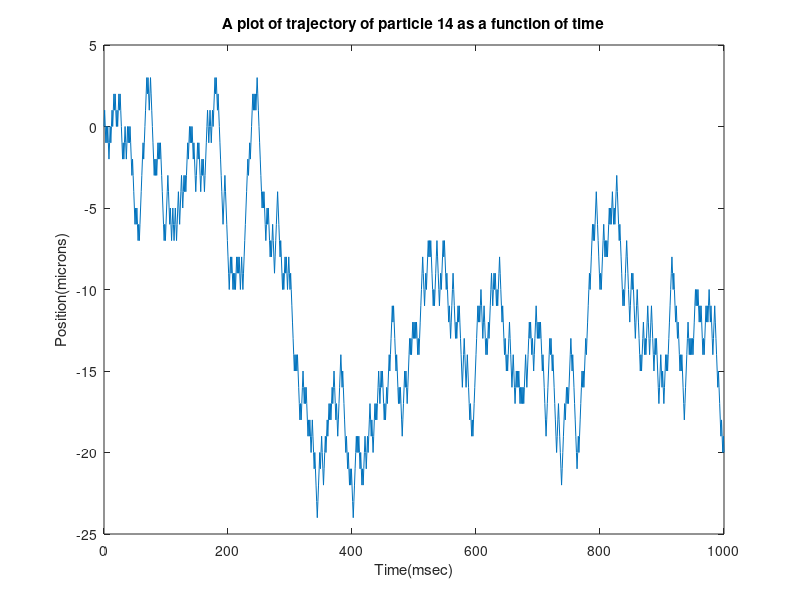
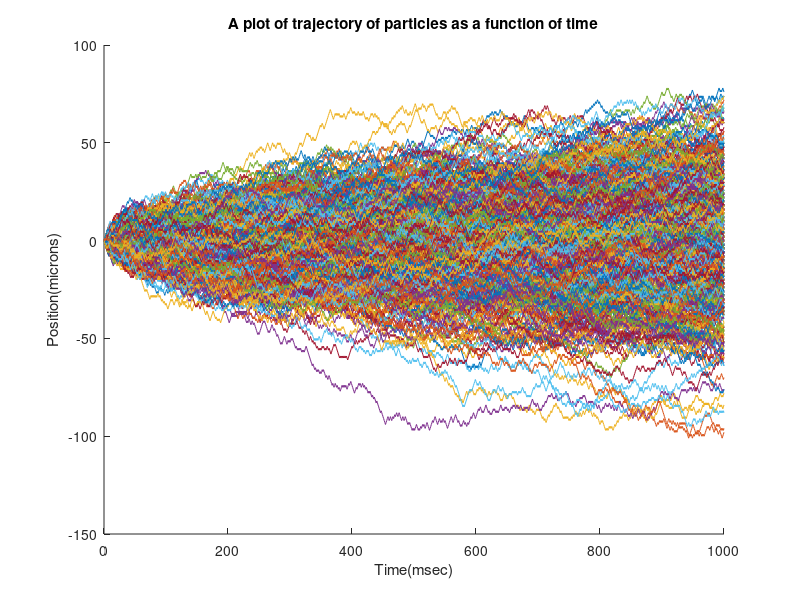
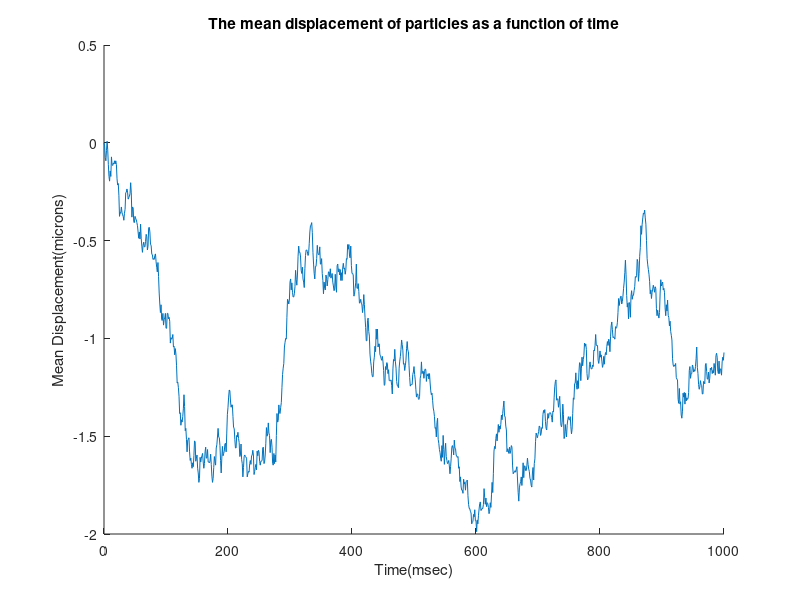
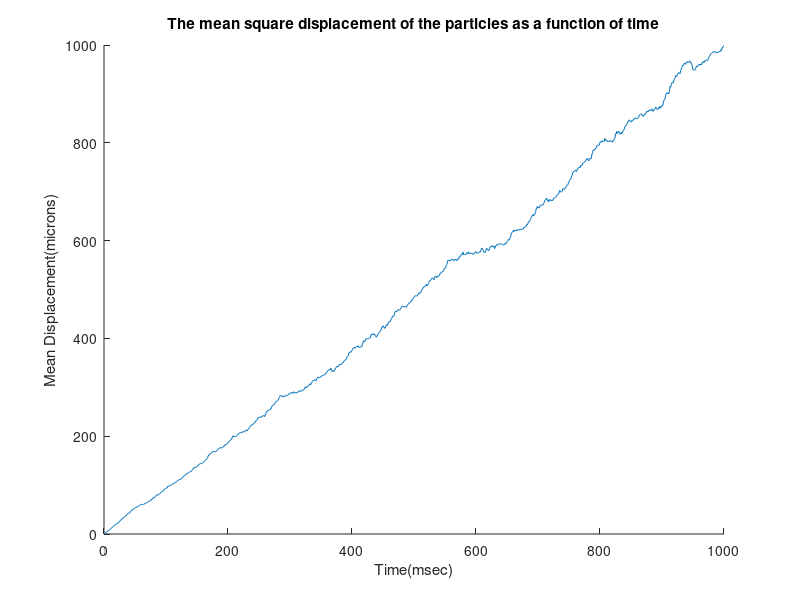

These charts were generated, in order, by the following MATLAB code: (Note: this script raises an error after producing the figures.)

% This program is written under MATLAB R2019a

fprintf("Problem 1\n")
fprintf("Loading randomwalk.mat\n")
load randomwalk.mat

figure;
plot(0:1000,X(14,:))
title('A plot of trajectory of particle 14 as a function of time')
xlabel('Time(msec)')
ylabel('Position(microns)')

figure;
hold on
title('A plot of trajectory of particles as a function of time')
xlabel('Time(msec)')
ylabel('Position(microns)')
for n = 1:500
   plot(0:1000,X(n,:)) 
end
hold off

figure;
hold on
title('The mean displacement of particles as a function of time')
xlabel('Time(msec)')
ylabel('Mean Displacement(microns)')
plot(0:1000,mean(X,1))
hold off

figure;
hold on
title('The mean square displacement of the particles as a function of time')
xlabel('Time(msec)')
ylabel('Mean Displacement(microns)')
plot(0:1000,mean(X.^2,1))
hold off

x = 0:1000;
y = mean(X.^2,1);
Poly=polyfit(x, y,1);
fprintf("Diffusion Coefficent: %f\n", Poly(1)/2)
pause

fprintf("Problem 2\n")
RCpassive;
pause

fprintf("Problem 3\n")
fprintf("Nernst potential of K+ for a cell at 37C.: %f\n", NernstPotential(186,4.8,1,273+37))
fprintf("Nernst potential of Ca++ for a cell at 37C.: %f\n",NernstPotential(0.00005,1.5,2,273+37))
